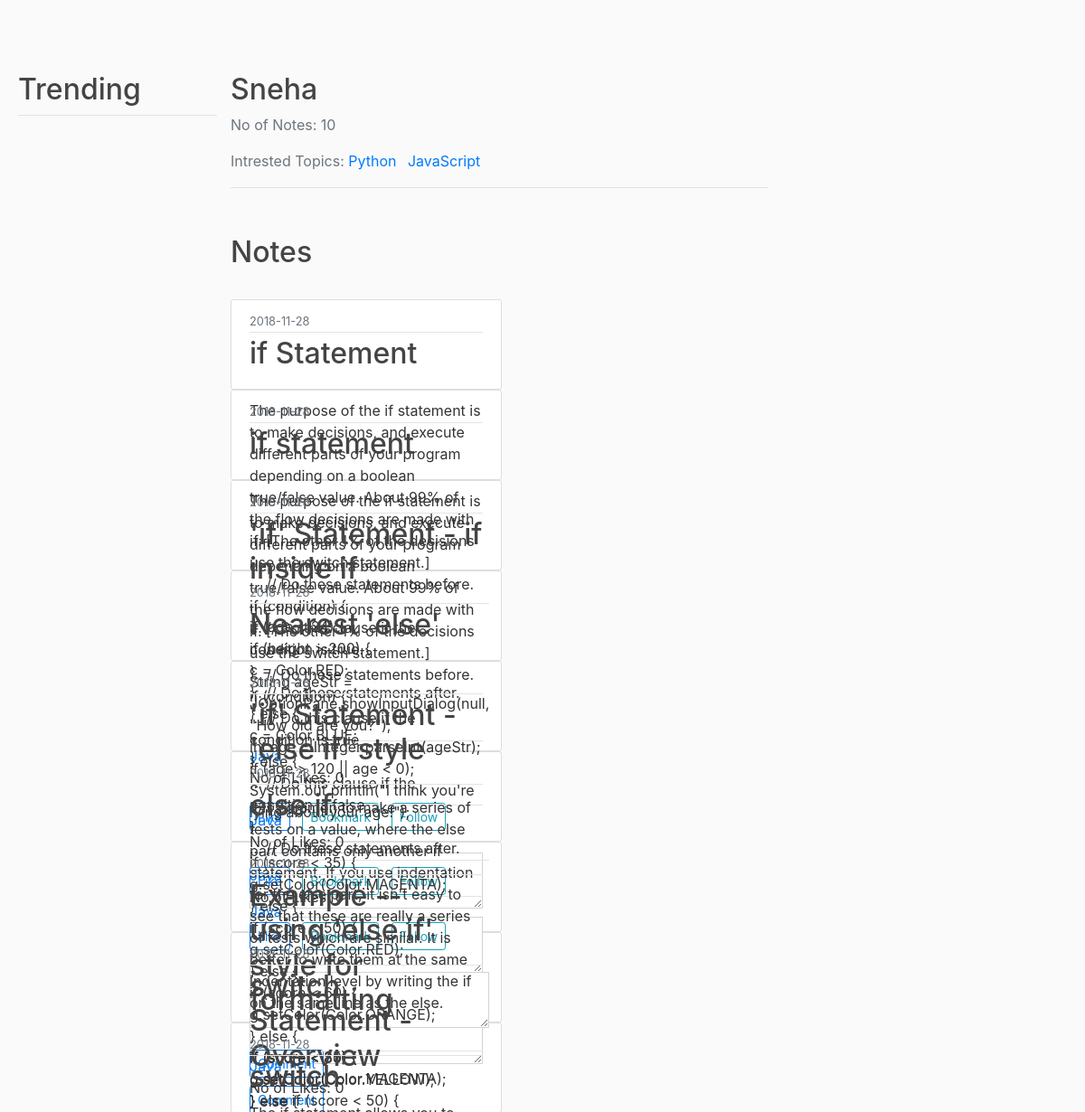
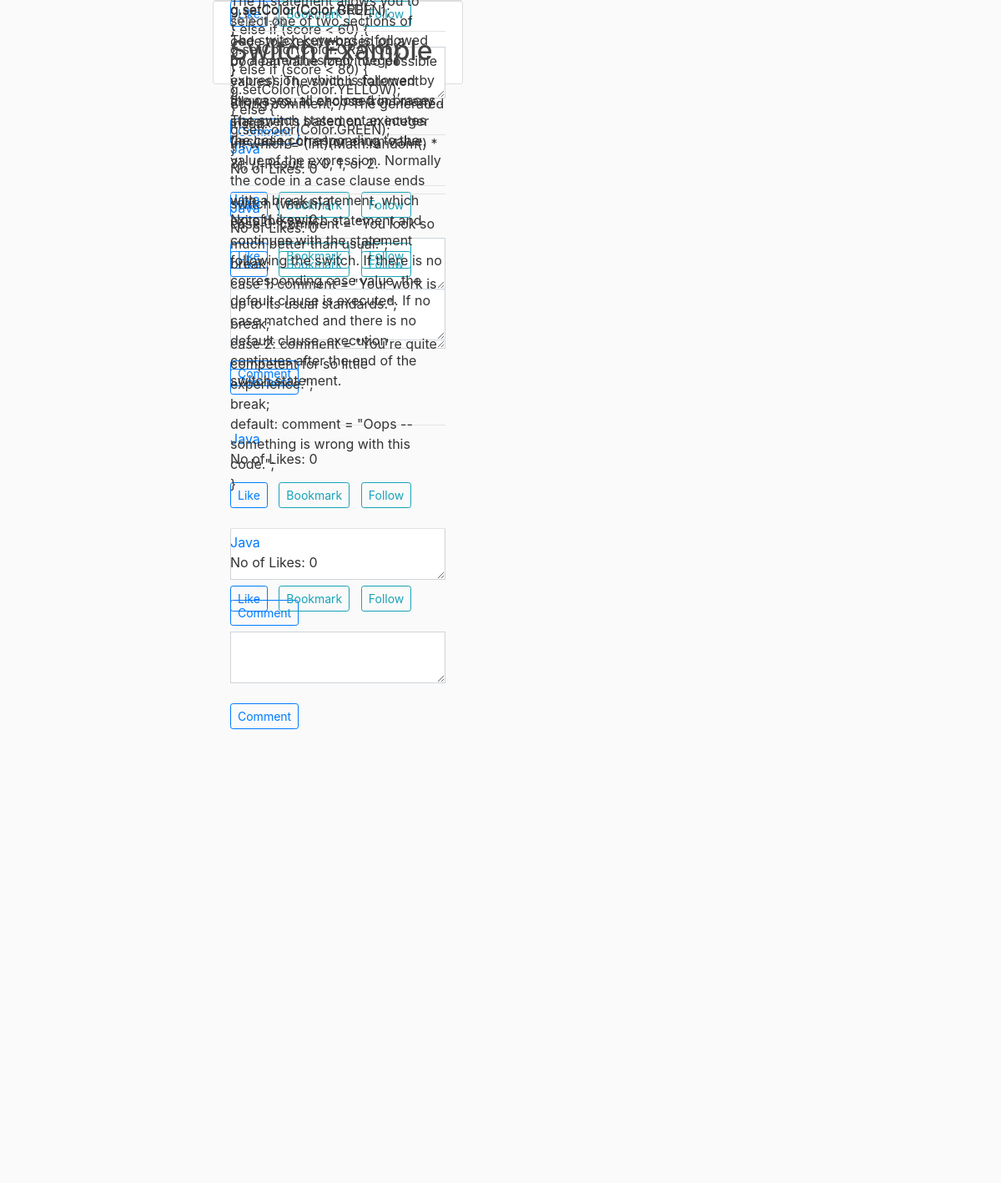
The page /user/3 on the database its author committed (2 pictures, top to bottom).
### flaskblog/models.py (models this page shows, shortened)
class User(db.Model, UserMixin):
    id = db.Column(db.Integer, primary_key=True)
    firstname = db.Column(db.String(20), nullable=False)
    lastname = db.Column(db.String(20), nullable=False)
    email = db.Column(db.String(120), unique=True, nullable=False)
    password = db.Column(db.String(60), nullable=False)
    note = db.relationship('Note', backref='author', lazy=True)

class Tag(db.Model):
    id = db.Column(db.Integer, primary_key=True)
    name = db.Column(db.String(100), nullable=False)
    usertags = db.relationship('User', secondary='tagmapper', backref=db.backref('usertags', lazy='dynamic'))
    notetags = db.relationship('Note', secondary='notemapper', backref=db.backref('notetags', lazy='dynamic'))

class Note(db.Model):
    id = db.Column(db.Integer, primary_key=True)
    title = db.Column(db.String(100), nullable=False)
    date_created = db.Column(db.DateTime, nullable=False, default=datetime.utcnow)
    content = db.Column(db.Text, nullable=False)
    mode = db.Column(db.String(10), nullable=False)
    likes = db.Column(db.Integer, default= 0)
    user_id = db.Column(db.Integer, db.ForeignKey('user.id'), nullable=False)

### flaskblog/routes.py (the view)
@app.route("/user/<int:user_id>")
def user_notes(user_id):
    user = User.query.filter_by(id=user_id).first_or_404()
    notecount = Note.query.filter_by(user_id = user.id).count()
    notes = Note.query.filter_by(author=user)\
        .order_by(Note.date_created.desc())
    return render_template('user_notes.html', notes=notes, user=user, count = notecount)

### flaskblog/templates/user_notes.html
{% extends "layout.html" %}
{% block content %}
<div class="article-metadata">
  <h2> {{ user.firstname }} </h2>
  <p class="text-secondary"> No of Notes: {{ count }}</p>
  <p class="text-secondary"> Intrested Topics:
  {% for n in user.usertags %}
    <a class="mr-2" href="{{ url_for('tags', tag_id=n.id) }}">{{ n.name }}</a>
  {% endfor %}
  </p>
</div>
<br>
<br>
<h2>Notes</h2>
<br>
{% for note in notes %}
    <article class="media content-section">
      <div class="media-body">
        <div class="article-metadata">
          <small class="text-muted">{{ note.date_created.strftime('%Y-%m-%d') }}</small>
        </div>
        <div class="article-metadata">
          <h2><a class="article-title" href="{{ url_for('note', note_id=note.id) }}">{{ note.title }}</a></h2><br>
          <p class="article-content">{{ note.content }}</p><br>
        </div>
      {% for n in note.notetags %}
        <a class="mr-2" href="{{ url_for('tags', tag_id=n.id) }}">{{ n.name }}</a>
      {% endfor %}
      <div class="form-group">
        <p class="article-content"> No of Likes: {{ note.likes }}</p>
        <a  class="btn btn-outline-primary btn-sm"  href="{{ url_for('like', note_id=note.id) }}">Like</a>&nbsp&nbsp
        <a  class="btn btn-outline-info btn-sm" href="{{ url_for('bookmark', note_id=note.id) }}">Bookmark</a>&nbsp&nbsp
        <a  class="btn btn-outline-info btn-sm" href="{{ url_for('follow', note_id=note.id) }}">Follow</a>
        <br>
        <br>
        <textarea class="form-control rounded-0" id="exampleFormControlTextarea2" rows="2"></textarea><br>
        <p><a class="btn btn-outline-primary btn-sm" href="{{ url_for('comment', note_id=note.id) }}" data-toggle="collapse" href="#collapseExample" role="button" aria-expanded="false" aria-controls="collapseExample"> Comment </a></p>
      </div>
    </div>
    </article>
{% endfor %}
{% endblock content %}

### flaskblog/static/main.css (style rules this page uses)
body { background: #fafafa; color: #333333; margin-top: 5rem; }
h1, h2, h3, h4, h5, h6 { color: #444444; }
.content-section { background: #ffffff; padding: 10px 20px; border: 1px solid #dddddd; border-radius: 3px; width: 300px; height: 100px; box-sizing: border-box; }
.article-title { color: #444444; }
.article-content { white-space: pre-line; }
.article-metadata { padding-bottom: 1px; margin-bottom: 4px; border-bottom: 1px solid #e3e3e3 }

### rows shown on the page
User: firstname "Sneha"
Tag: name "Python"
Tag: name "JavaScript"
Note: date_created "2018-11-28", title "if Statement", content "The purpose of the if statement is to make decisions, and execute different parts of your program depending on a boolean true/false value. About 99% of the flow decisions are made with if. [The other 1% of the decisions use the switch statement.] ... // Do these statements before. if (condition) { ... // Do this clause if the condition is true. } ... // Do these statements after.", likes "0"
Tag: name "Java"
Note: date_created "2018-11-28", title "if statement", content "The purpose of the if statement is to make decisions, and execute different parts of your program depending on a boolean true/false value. About 99% of the flow decisions are made with if. [The other 1% of the decisions use the switch statement.] ... // Do these statements before. if (condition) { ... // Do this clause if the condition is true } else { ... // Do this clause if the condition is false } ... // Do these statements after."
Note: date_created "2018-11-28", title "'if' Statement - if inside if", content "if (age < 24) { if (height > 200) { c = Color.RED; } } else { c = Color.BLUE; }", likes "0"
Note: date_created "2018-11-28", title "Nearest 'else'", content "String ageStr = JOptionPane.showInputDialog(null, \"How old are you?\"); int age = Integer.parseInt(ageStr); if (age > 120 || age < 0); System.out.println(\"I think you're lying about your age!\");", likes "0"
Note: date_created "2018-11-28", title "'if' Statement - 'else if' style", content "It is common to make a series of tests on a value, where the else part contains only another if statement. If you use indentation for the else part, it isn't easy to see that these are really a series of tests which are similar. It is better to write them at the same indentation level by writing the if on the same line as the else.", likes "0"
Note: date_created "2018-11-28", title "else if", content "if (score < 35) { g.setColor(Color.MAGENTA); } else { if (score < 50) { g.setColor(Color.RED); } else { if (score < 60) { g.setColor(Color.ORANGE); } else { if (score < 80) { g.setColor(Color.YELLOW); } else { g.setColor(Color.GREEN); } } } }", likes "0"
Note: date_created "2018-11-28", title "Example -- using 'else if' style for formatting", content "if (score < 35) { g.setColor(Color.MAGENTA); } else if (score < 50) { g.setColor(Color.RED); } else if (score < 60) { g.setColor(Color.ORANGE); } else if (score < 80) { g.setColor(Color.YELLOW); } else { g.setColor(Color.GREEN); }", likes "0"
Note: date_created "2018-11-28", title "switch Statement - Overview", content "The if statement allows you to select one of two sections of code to execute based on a boolean value (only two possible values). The switch statement allows you to choose from many statements based on an integer (including char) or enum value.", likes "0"
Note: date_created "2018-11-28", title "switch", content "The switch keyword is followed by a parenthesized integer expression, which is followed by the cases, all enclosed in braces.. The switch statement executes the case corresponding to the value of the expression. Normally the code in a case clause ends with a break statement, which exits the switch statement and continues with the statement following the switch. If there is no corresponding case value, the default clause is executed. If no case matched and there is no default clause, execution continues after the end of the switch statement.", likes "0"
Note: date_created "2018-11-28", title "Switch Example", content "String comment; // The generated insult. int which = (int)(Math.random() * 3); // Result is 0, 1, or 2. switch (which) { case 0: comment = \"You look so much better than usual.\"; break; case 1: comment = \"Your work is up to its usual standards.\"; break; case 2: comment = \"You're quite competent for so little experience.\"; break; default: comment = \"Oops -- something is wrong with this code.\"; }", likes "0"

### other values the page prints
{{ count }} "10"
